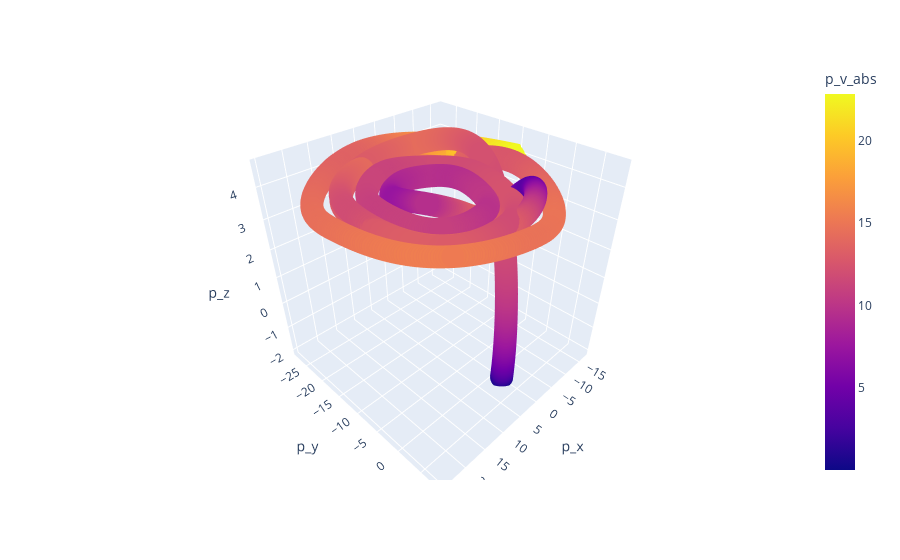

Notebook code for this chart:
### Markdown cell above
Ezt követően ezt is ábrázoljuk:

### Code cell
fig = px.scatter_3d(df.iloc[1:,:], x = 'p_x', y = 'p_y', z = 'p_z', color = "p_v_abs")
fig.show()

### Figure 1 — Plotly figure (JSON) as saved in the notebook; plotly's stock layout.template omitted (floating-point values rounded to 4 significant figures; data arrays with more than 128 entries replaced by an {"elided": "..."} marker saying what was removed)
{"data": [{"hovertemplate": "p_x=%{x}<br>p_y=%{y}<br>p_z=%{z}<br>p_v_abs=%{marker.color}<extra></extra>", "legendgroup": "", "marker": {"color": {"elided": "3780 float values"}, "coloraxis": "coloraxis", "symbol": "circle"}, "mode": "markers", "name": "", "scene": "scene", "showlegend": false, "type": "scatter3d", "x": {"elided": "3780 float values"}, "y": {"elided": "3780 float values"}, "z": {"elided": "3780 float values"}}], "layout": {"coloraxis": {"colorbar": {"title": {"text": "p_v_abs"}}, "colorscale": [[0, "#0d0887"], [0.1111, "#46039f"], [0.2222, "#7201a8"], [0.3333, "#9c179e"], [0.4444, "#bd3786"], [0.5556, "#d8576b"], [0.6667, "#ed7953"], [0.7778, "#fb9f3a"], [0.8889, "#fdca26"], [1, "#f0f921"]]}, "legend": {"tracegroupgap": 0}, "margin": {"t": 60}, "scene": {"domain": {"x": [0, 1], "y": [0, 1]}, "xaxis": {"title": {"text": "p_x"}}, "yaxis": {"title": {"text": "p_y"}}, "zaxis": {"title": {"text": "p_z"}}}}}
